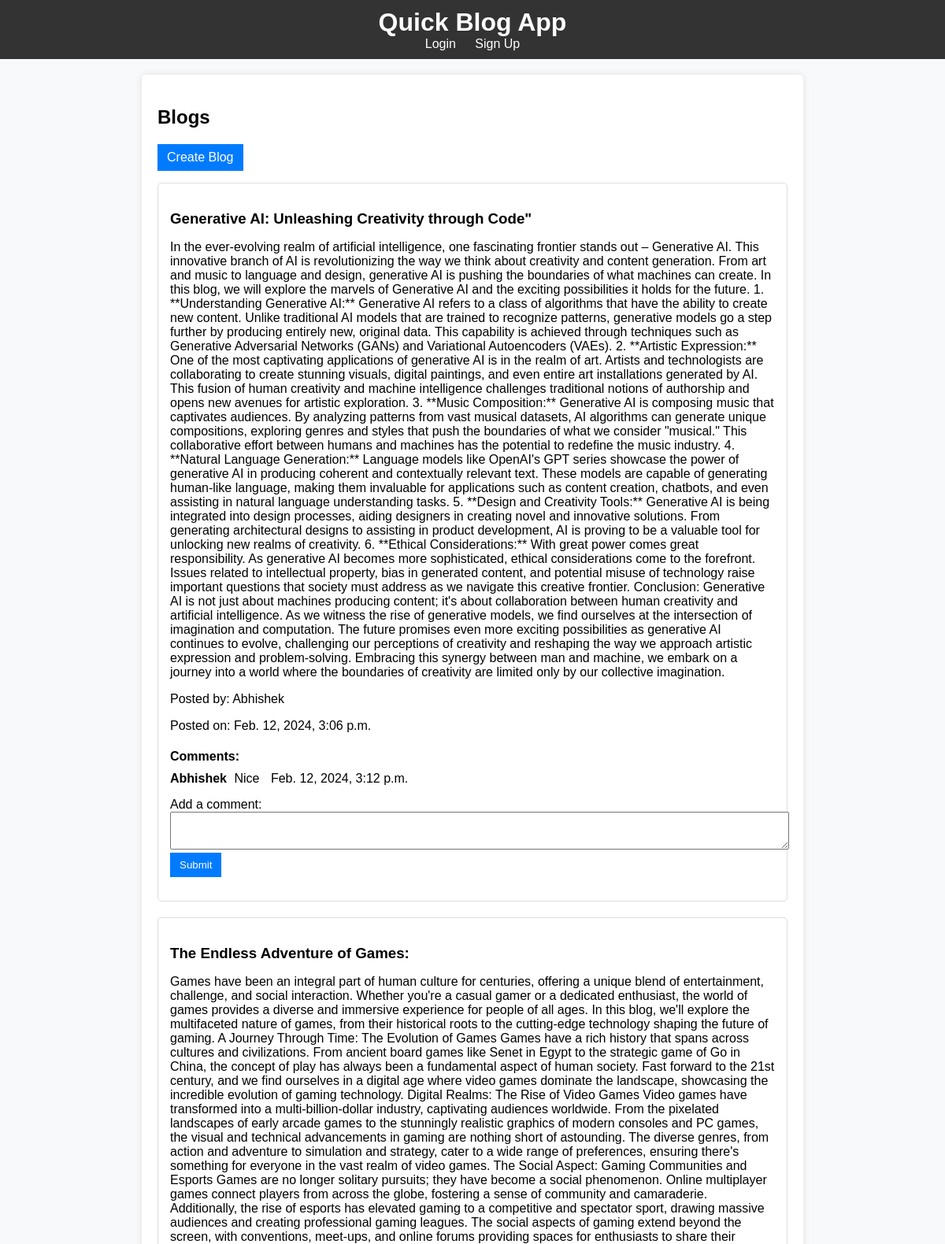
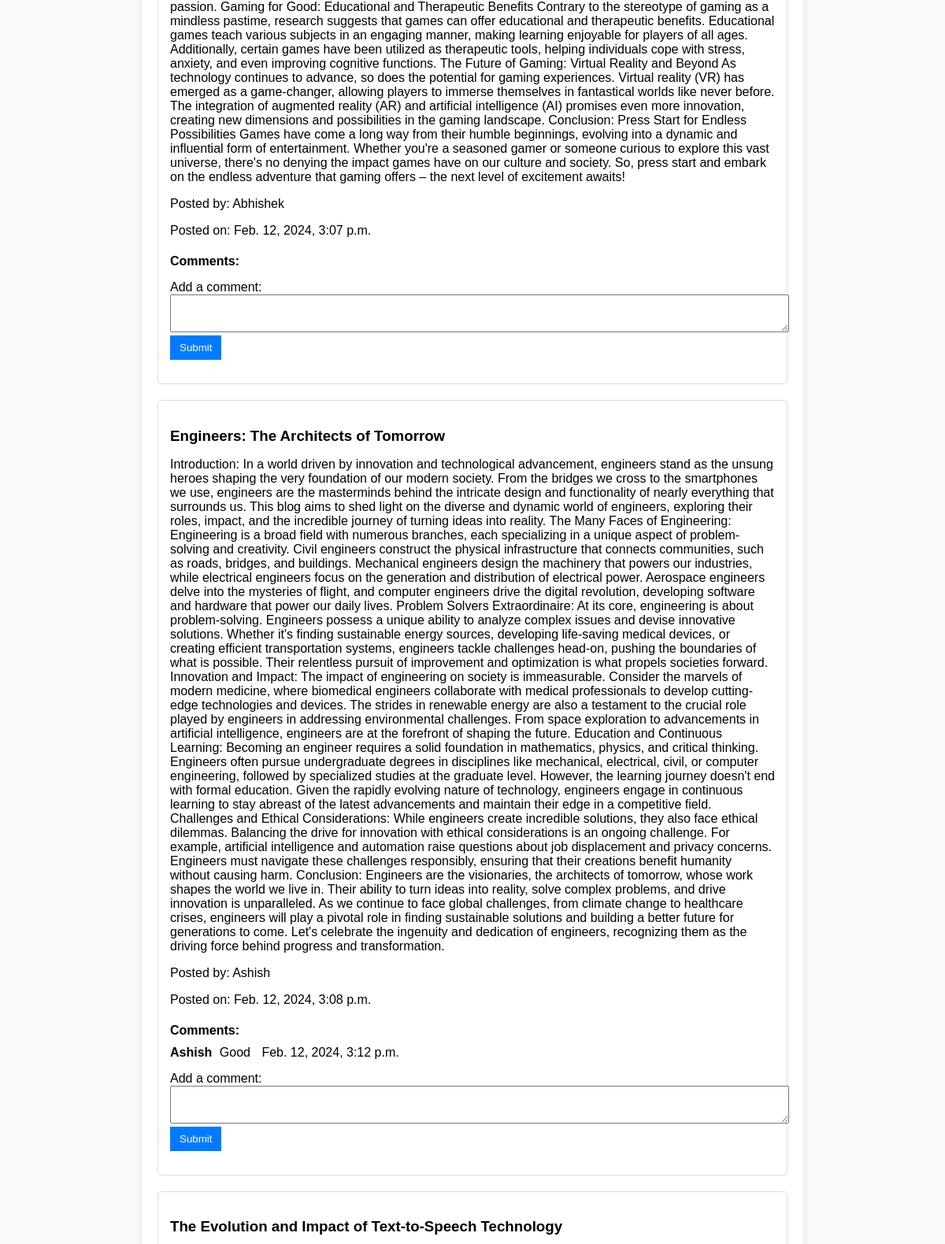
The app's page /blogs/ (upper part) with its own data (2 pictures, top to bottom).
### blog/models.py (models this page shows, shortened)
class Blog(models.Model):
    title = models.CharField(max_length=255)
    content = models.TextField()
    author = models.ForeignKey(User, on_delete=models.CASCADE)
    created_at = models.DateTimeField(auto_now_add=True)
    updated_at = models.DateTimeField(auto_now=True)

class Comment(models.Model):
    user = models.ForeignKey(User, on_delete=models.CASCADE)
    blog = models.ForeignKey(Blog, on_delete=models.CASCADE, related_name='comments')
    content = models.TextField()
    created_at = models.DateTimeField(auto_now_add=True)
    updated_at = models.DateTimeField(auto_now=True)
    timestamp = models.DateTimeField(auto_now_add=True)

### blog/views.py (the view)
# urls.py: path('blogs/', blog_list, name='blog_list'),
def blog_list(request):
    all_blogs = Blog.objects.all()
    return render(request, 'blog/blog_list.html', {'blogs': all_blogs})

### blog/templates/blog/blog_list.html (shortened to what this page needs)
{% extends 'base.html' %}
{% block content %}
  <div style="max-width: 800px; margin: 0 auto;">
    <h2>Blogs</h2>
    <a href="{% url 'create_blog' %}" style="display: inline-block; margin-bottom: 15px; padding: 8px 12px; background-color: #007BFF; color: #fff; text-decoration: none;">Create Blog</a>
    {% for blog in blogs %}
      <div style="border: 1px solid #ddd; padding: 15px; margin-bottom: 20px; border-radius: 5px;">
        <h3 style="margin-bottom: 10px;">{{ blog.title }}</h3>
        <p style="margin-bottom: 10px;">{{ blog.content }}</p>
        <p style="margin-bottom: 5px;">Posted by: {{ blog.author.username }}</p>
        <p style="margin-bottom: 10px;">Posted on: {{ blog.created_at }}</p>
        <div style="margin-bottom: 15px;">
          <h4 style="margin-bottom: 10px;">Comments:</h4>
          {% for comment in blog.comments.all %}
            <div style="margin-bottom: 8px;">
              <span style="font-weight: bold; margin-right: 5px;">{{ comment.user.username }}</span>
              <span>{{ comment.content }}</span>
              <span style="margin-left: 10px;">{{ comment.created_at }}</span>
            </div>
          {% endfor %}
          <form method="post" action="{% url 'add_comment' blog_id=blog.id %}" style="margin-top: 15px;">
            <label for="comment_text" style="margin-bottom: 5px;">Add a comment:</label>
            <textarea name="content" id="comment_text" style="width: 100%; padding: 8px;" required></textarea>
            <button type="submit" style="background-color: #007BFF; color: #fff; padding: 8px 12px; border: none; cursor: pointer;">Submit</button>
          </form>
        </div>
        </div>
      </div>
    {% endfor %}
{% endblock %}

### blog/static/css/styles.css (style rules this page uses)
body { font-family: Arial, sans-serif; }
form { margin-top: 20px; }
button { background-color: #333; color: white; padding: 5px 10px; cursor: pointer; }
a { color: #333; margin-right: 10px; }

### blog/templates/base.html (style rules this page uses)
body { font-family: 'Arial', sans-serif; margin: 0; padding: 0; background-color: #f8f9fa; }

### records on screen
Blog: title "Generative AI: Unleashing Creativity through Code\"", content "In the ever-evolving realm of artificial intelligence, one fascinating frontier stands out – Generative AI. This innovative branch of AI is revolutionizing the way we think about creativity and content generation. From art and music to language and design, generative AI is pushing the boundaries of what machines can create. In this blog, we will explore the marvels of Generative AI and the exciting possibilities it holds for the future. 1. **Understanding Generative AI:** Generative AI refers to a class of algorithms that have the ability to create new content. Unlike traditional AI models that are trained to recognize patterns, generative models go a step further by producing entirely new,…", author.username "Abhishek", created_at "Feb. 12, 2024, 3:06 p.m."
Comment: user.username "Abhishek", content "Nice", created_at "Feb. 12, 2024, 3:12 p.m."
Blog: title "The Endless Adventure of Games:", content "Games have been an integral part of human culture for centuries, offering a unique blend of entertainment, challenge, and social interaction. Whether you're a casual gamer or a dedicated enthusiast, the world of games provides a diverse and immersive experience for people of all ages. In this blog, we'll explore the multifaceted nature of games, from their historical roots to the cutting-edge technology shaping the future of gaming. A Journey Through Time: The Evolution of Games Games have a rich history that spans across cultures and civilizations. From ancient board games like Senet in Egypt to the strategic game of Go in China, the concept of play has always been a fundamental aspect of…", author.username "Abhishek", created_at "Feb. 12, 2024, 3:07 p.m."
Blog: title "Engineers: The Architects of Tomorrow", content "Introduction: In a world driven by innovation and technological advancement, engineers stand as the unsung heroes shaping the very foundation of our modern society. From the bridges we cross to the smartphones we use, engineers are the masterminds behind the intricate design and functionality of nearly everything that surrounds us. This blog aims to shed light on the diverse and dynamic world of engineers, exploring their roles, impact, and the incredible journey of turning ideas into reality. The Many Faces of Engineering: Engineering is a broad field with numerous branches, each specializing in a unique aspect of problem-solving and creativity. Civil engineers construct the physical…", author.username "Ashish", created_at "Feb. 12, 2024, 3:08 p.m."
Comment: user.username "Ashish", content "Good", created_at "Feb. 12, 2024, 3:12 p.m."
Blog: title "The Evolution and Impact of Text-to-Speech Technology"
